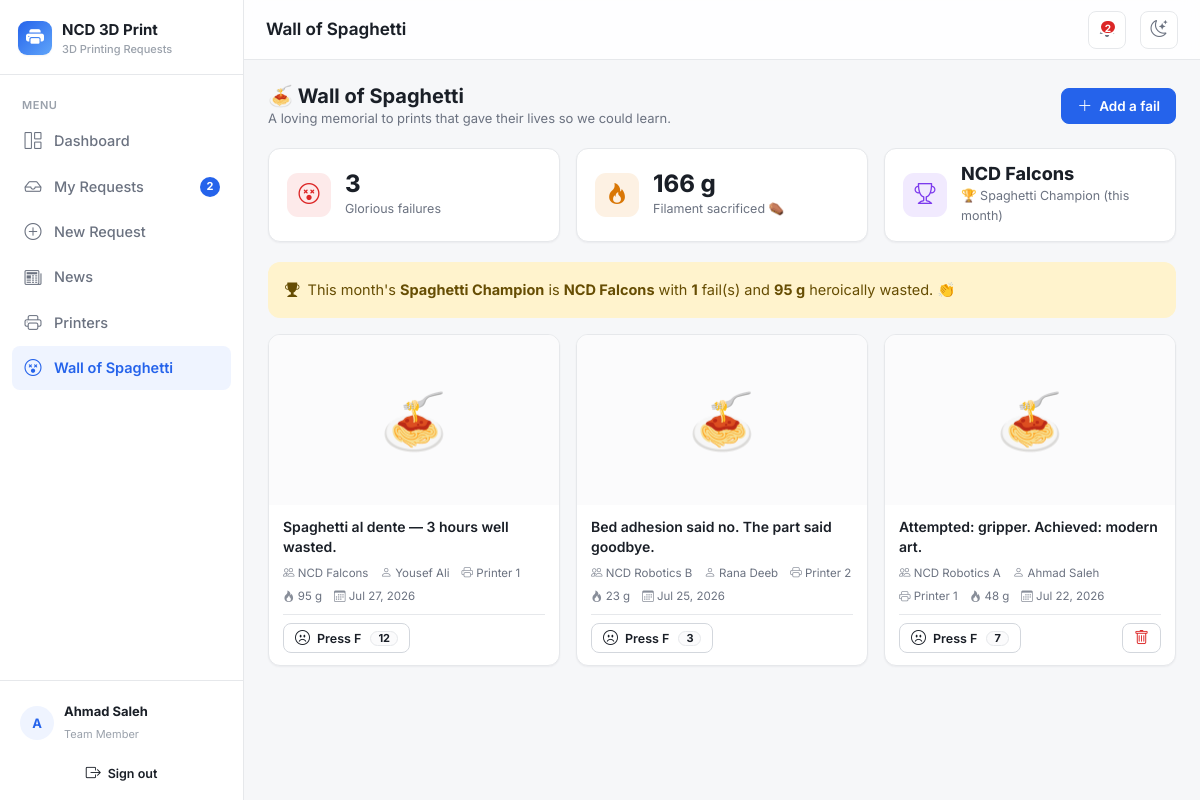
Screenshot of /spaghetti (signed in) with the database file from the repository.
### tables this page shows
CREATE TABLE `print_fails` (
    `id`           INT UNSIGNED NOT NULL AUTO_INCREMENT,
    `user_id`      INT UNSIGNED DEFAULT NULL,
    `team_id`      INT UNSIGNED DEFAULT NULL,
    `caption`      VARCHAR(255) NOT NULL,
    `image_path`   VARCHAR(255) DEFAULT NULL,
    `grams`        DECIMAL(8,1) NOT NULL DEFAULT 0,    
    `printer_name` VARCHAR(80)  DEFAULT NULL,
    `respects`     INT UNSIGNED NOT NULL DEFAULT 0,    
    `created_at`   DATETIME NOT NULL DEFAULT CURRENT_TIMESTAMP,
    PRIMARY KEY (`id`),
    KEY `idx_pf_team` (`team_id`),
    KEY `idx_pf_user` (`user_id`),
    CONSTRAINT `fk_pf_user` FOREIGN KEY (`user_id`) REFERENCES `users`(`id`) ON DELETE SET NULL,
    CONSTRAINT `fk_pf_team` FOREIGN KEY (`team_id`) REFERENCES `teams`(`id`) ON DELETE SET NULL
);

CREATE TABLE `teams` (
    `id`          INT UNSIGNED NOT NULL AUTO_INCREMENT,
    `name`        VARCHAR(120) NOT NULL,
    `competition` VARCHAR(160) DEFAULT NULL,
    `supervisor`  VARCHAR(120) DEFAULT NULL,
    `created_at`  DATETIME NOT NULL DEFAULT CURRENT_TIMESTAMP,
    PRIMARY KEY (`id`)
);

CREATE TABLE `users` (
    `id`         INT UNSIGNED NOT NULL AUTO_INCREMENT,
    `name`       VARCHAR(120) NOT NULL,
    `email`      VARCHAR(160) NOT NULL,
    `phone`      VARCHAR(30)  DEFAULT NULL,    
    `password`   VARCHAR(255) NOT NULL,
    `role`       ENUM('admin','member') NOT NULL DEFAULT 'member',
    `team_id`    INT UNSIGNED DEFAULT NULL,
    `is_active`  TINYINT(1) NOT NULL DEFAULT 1,
    `created_at` DATETIME NOT NULL DEFAULT CURRENT_TIMESTAMP,
    PRIMARY KEY (`id`),
    UNIQUE KEY `uq_users_email` (`email`),
    KEY `idx_users_team` (`team_id`),
    CONSTRAINT `fk_users_team` FOREIGN KEY (`team_id`) REFERENCES `teams`(`id`) ON DELETE SET NULL
);

### core/Controller.php (called while the page is built, shortened)
<?php
abstract class Controller
{
    protected function view(string $view, array $data = [], ?string $layout = 'main'): void
    {
        extract($data, EXTR_SKIP);
        $viewFile = __DIR__ . '/../views/' . $view . '.php';
        require $viewFile;
    }
}

### controllers/SpaghettiController.php (called while the page is built, shortened)
<?php
class SpaghettiController extends Controller
{
    private PrintFail $fails;
    public function __construct()
    {
        $this->fails = new PrintFail();
    }
    public function index(): void
    {
        $this->view('spaghetti/index', [
            'pageTitle'  => 'Wall of Spaghetti',
            'fails'      => $this->fails->wall(),
            'totalGrams' => $this->fails->totalGrams(),
            'champion'   => $this->fails->championThisMonth(),
            'respected'  => $_SESSION['respected'] ?? [],
        ]);
    }
}

### core/Router.php (called while the page is built, shortened)
<?php
class Router
{
    public function dispatch(string $url): void
    {
        $url = trim($url, '/');
        $segments = $url === '' ? [] : explode('/', $url);
        $action         = $segments[1] ?? 'index';
        $params         = array_slice($segments, 2);
        $controller = new $className();
        $action = preg_replace('/[^a-zA-Z0-9_]/', '', $action);
        call_user_func_array([$controller, $action], $params);
    }
}

### index.php (called while the page is built, shortened)
<?php
require __DIR__ . '/config/database.php';
require __DIR__ . '/helpers/functions.php';
$router = new Router();
$router->dispatch($_GET['url'] ?? '');

### core/Model.php (called while the page is built, shortened)
<?php
abstract class Model
{
    protected PDO $db;
    public function __construct()
    {
        $this->db = Database::getConnection();
    }
    protected function run(string $sql, array $params = []): PDOStatement
    {
        $stmt = $this->db->prepare($sql);
        $stmt->execute($params);
        return $stmt;
    }
    protected function fetch(string $sql, array $params = []): ?array
    {
        $row = $this->run($sql, $params)->fetch();
        return $row === false ? null : $row;
    }
    protected function fetchAll(string $sql, array $params = []): array
    {
        return $this->run($sql, $params)->fetchAll();
    }
}

### config/database.php (called while the page is built)
<?php
class Database
{
    private static ?PDO $instance = null;
    public static function getConnection(): PDO
    {
        if (self::$instance === null) {
            $dsn = 'mysql:host=' . DB_HOST . ';dbname=' . DB_NAME . ';charset=' . DB_CHARSET;
            $options = [
                PDO::ATTR_ERRMODE            => PDO::ERRMODE_EXCEPTION,
                PDO::ATTR_DEFAULT_FETCH_MODE => PDO::FETCH_ASSOC,
                PDO::ATTR_EMULATE_PREPARES   => false,
            ];
            try {
                self::$instance = new PDO($dsn, DB_USER, DB_PASS, $options);
            } catch (PDOException $e) {
                if (APP_DEBUG) {
                    die('Database connection failed: ' . $e->getMessage());
                }
                die('Database connection failed. Please check config/config.php.');
            }
        }
        return self::$instance;
    }
}

### models/PrintFail.php (called while the page is built, shortened)
<?php
class PrintFail extends Model
{
    public function wall(): array
    {
        return $this->fetchAll(
            "SELECT f.*, u.name AS author_name, t.name AS team_name
             FROM print_fails f
             LEFT JOIN users u ON u.id = f.user_id
             LEFT JOIN teams t ON t.id = f.team_id
             ORDER BY f.created_at DESC, f.id DESC"
        );
    }
    public function championThisMonth(): ?array
    {
        return $this->fetch(
            "SELECT t.name AS team_name, COUNT(*) AS fails, COALESCE(SUM(f.grams),0) AS grams
             FROM print_fails f
             JOIN teams t ON t.id = f.team_id
             WHERE f.created_at >= DATE_FORMAT(CURDATE(), '%Y-%m-01')
             GROUP BY f.team_id
             ORDER BY fails DESC, grams DESC
             LIMIT 1"
        );
    }
}

### helpers/functions.php (called while the page is built, shortened)
<?php
function base_path(): string
{
    static $base = null;
    if ($base === null) {
        $dir = str_replace('\\', '/', dirname($_SERVER['SCRIPT_NAME'] ?? ''));
        $base = ($dir === '/' || $dir === '.') ? '' : rtrim($dir, '/');
    }
    return $base;
}
function url(string $path = ''): string
{
    return base_path() . '/' . ltrim($path, '/');
}
function e(?string $value): string
{
    return htmlspecialchars($value ?? '', ENT_QUOTES, 'UTF-8');
}
function fmt_date(?string $dt, string $format = 'M j, Y'): string
{
    $ts = strtotime($dt);
    return $ts ? date($format, $ts) : '—';
}

### helpers/Auth.php (called while the page is built, shortened)
<?php
class Auth
{
    public static function id(): ?int
    {
        return $_SESSION['user']['id'] ?? null;
    }
    public static function isAdmin(): bool
    {
        return (($_SESSION['user']['role'] ?? '') === 'admin');
    }
}

### views/spaghetti/index.php (the view, shortened to what this page needs)
<?php
$isAdmin = Auth::isAdmin();
?>
<div class="page-head">
    <div>
        <h2>🍝 Wall of Spaghetti</h2>
        <div class="sub">A loving memorial to prints that gave their lives so we could learn.</div>
    </div>
    <button class="btn2 primary" data-modal="#failModal"><i class="bi bi-plus-lg"></i> Add a fail</button>
</div>
<div class="stat-grid" style="grid-template-columns:repeat(auto-fit,minmax(220px,1fr));">
    <div class="stat">
        <span class="stat-icon i-red"><i class="bi bi-emoji-dizzy"></i></span>
        <div><div class="stat-num"><?= count($fails) ?></div><div class="stat-label">Glorious failures</div></div>
    </div>
    <div class="stat">
        <span class="stat-icon i-amber"><i class="bi bi-fire"></i></span>
        <div>
            <div class="stat-num"><?= number_format($totalGrams) ?> g</div>
            <div class="stat-label">Filament sacrificed ⚰️</div>
        </div>
    </div>
    <div class="stat">
        <span class="stat-icon i-purple"><i class="bi bi-trophy"></i></span>
        <div>
            <div class="stat-num" style="font-size:18px;"><?= $champion ? e($champion['team_name']) : '—' ?></div>
            <div class="stat-label">🏆 Spaghetti Champion (this month)</div>
        </div>
    </div>
</div>
<?php if ($champion): ?>
    <div class="alert alert-warning d-flex align-items-center" style="border-radius:12px;">
        <i class="bi bi-trophy-fill me-2"></i>
        <div>
            This month's <strong>Spaghetti Champion</strong> is <strong><?= e($champion['team_name']) ?></strong>
            with <strong><?= (int) $champion['fails'] ?></strong> fail(s) and
            <strong><?= number_format((float) $champion['grams']) ?> g</strong> heroically wasted. 👏
        </div>
    </div>
<?php endif; ?>
<?php if (!$fails): ?>
    <div class="card2"><div class="card2-body">
        <div class="empty"><i class="bi bi-emoji-smile"></i>
            No failures yet — suspicious. Either you're all geniuses, or someone's hiding the evidence.
        </div>
    </div></div>
<?php else: ?>
    <div class="spaghetti-grid">
        <?php foreach ($fails as $f):
            $canDelete = $isAdmin || (int) ($f['user_id'] ?? 0) === Auth::id();
            $didRespect = !empty($respected[$f['id']]);
        ?>
            <div class="fail-card">
                <?php if (!empty($f['image_path'])): ?>
                    <img class="fail-img" src="<?= url($f['image_path']) ?>" alt="a beautiful disaster">
                <?php else: ?>
                    <div class="fail-img fail-noimg">🍝</div>
                <?php endif; ?>
                <div class="fail-body">
                    <p class="fail-caption" dir="auto"><?= e($f['caption']) ?></p>
                    <div class="fail-meta">
                        <span><i class="bi bi-people"></i> <?= e($f['team_name'] ?? '—') ?></span>
                        <span><i class="bi bi-person"></i> <?= e($f['author_name'] ?? 'Unknown') ?></span>
                        <?php if (!empty($f['printer_name'])): ?><span><i class="bi bi-printer"></i> <?= e($f['printer_name']) ?></span><?php endif; ?>
                        <span><i class="bi bi-fire"></i> <?= number_format((float) $f['grams']) ?> g</span>
                        <span><i class="bi bi-calendar3"></i> <?= fmt_date($f['created_at']) ?></span>
                    </div>
                    <div class="fail-actions">
                        <button class="btn2 sm respect-btn <?= $didRespect ? 'done' : '' ?>"
                                data-respect-url="<?= url('spaghetti/respect/' . $f['id']) ?>" <?= $didRespect ? 'disabled' : '' ?>>
                            <i class="bi bi-emoji-frown"></i> Press F
                            <span class="rcount"><?= (int) $f['respects'] ?></span>
                        </button>
                        <?php if ($canDelete): ?>
                            <form method="post" action="<?= url('spaghetti/delete/' . $f['id']) ?>" style="margin-left:auto;"
                                  data-confirm="Delete this fail from history?">
                                <button class="btn2 sm danger"><i class="bi bi-trash"></i></button>
                            </form>
                        <?php endif; ?>
                    </div>
                </div>
            </div>
        <?php endforeach; ?>
    </div>
<?php endif; ?>

### assets/css/style.css (style rules this page uses)
:root { --accent: #2563eb; --accent-hover: #1d4ed8; --accent-soft: #eff4ff; --accent-ring: rgba(37, 99, 235, .25); --bg: #f6f7f9; --surface: #ffffff; --surface-2: #fbfbfc; --border: #e6e8eb; --border-strong: #d3d7dd; --text: #1a1f27; --text-muted: #6b7280; --text-faint: #9aa1ab; --green: #16a34a; --green-soft: #e7f6ec; --amber: #d97706; --amber-soft: #fdf1e3; --red: #dc2626; --red-soft: #fdeaea; --blue: #2563eb; --blue-soft: #e9f0ff; --purple: #7c3aed; --purple-soft: #f1eafe; --slate: #64748b; --slate-soft: #eef1f5; --shadow-sm: 0 1px 2px rgba(16,24,40,.05); --shadow: 0 1px 3px rgba(16,24,40,.08), 0 1px 2px rgba(16,24,40,.04); --shadow-lg: 0 10px 24px rgba(16,24,40,.10); --radius: 12px; --radius-sm: 8px; --radius-lg: 16px; --sidebar-w: 244px; }
* { box-sizing: border-box; }
html, body { height: 100%; }
body { margin: 0; font-family: 'Inter', -apple-system, BlinkMacSystemFont, 'Segoe UI', Roboto, Helvetica, Arial, sans-serif; background: var(--bg); color: var(--text); font-size: 14.5px; line-height: 1.55; -webkit-font-smoothing: antialiased; }
.stat-grid { display: grid; gap: 16px; grid-template-columns: repeat(auto-fit, minmax(180px, 1fr)); margin-bottom: 20px; }
.stat { background: var(--surface); border: 1px solid var(--border); border-radius: var(--radius); padding: 16px 18px; box-shadow: var(--shadow-sm); display: flex; align-items: center; gap: 14px; }
.stat .stat-icon { width: 44px; height: 44px; border-radius: 11px; display: grid; place-items: center; font-size: 21px; flex-shrink: 0; }
.stat .stat-num { font-size: 24px; font-weight: 750; line-height: 1; }
.stat .stat-label { font-size: 12.5px; color: var(--text-muted); margin-top: 3px; }
.i-amber { background: var(--amber-soft); color: var(--amber); }
.i-purple { background: var(--purple-soft); color: var(--purple); }
.i-red { background: var(--red-soft); color: var(--red); }
.spaghetti-grid { display: grid; gap: 16px; grid-template-columns: repeat(auto-fill, minmax(240px, 1fr)); }
.fail-card { background: var(--surface); border: 1px solid var(--border); border-radius: var(--radius); overflow: hidden; box-shadow: var(--shadow-sm); display: flex; flex-direction: column; transition: transform .12s, box-shadow .12s; }
.fail-img { width: 100%; height: 170px; object-fit: cover; background: var(--surface-2); display: block; }
.fail-noimg { display: grid; place-items: center; font-size: 54px; }
.fail-body { padding: 12px 14px; display: flex; flex-direction: column; gap: 8px; flex: 1; }
.fail-caption { margin: 0; font-weight: 600; font-size: 14px; line-height: 1.4; }
.fail-meta { display: flex; flex-wrap: wrap; gap: 6px 12px; font-size: 11.5px; color: var(--text-muted); margin-top: auto; }
.fail-meta .bi { opacity: .8; }
.fail-actions { display: flex; align-items: center; gap: 8px; padding-top: 8px; border-top: 1px solid var(--border); }
.respect-btn .rcount { background: var(--surface-2); border: 1px solid var(--border); border-radius: 999px; padding: 0 7px; font-size: 11px; font-weight: 700; margin-left: 2px; }
.btn2 { display: inline-flex; align-items: center; justify-content: center; gap: 7px; padding: 8px 15px; border-radius: var(--radius-sm); font-size: 13.5px; font-weight: 600; cursor: pointer; border: 1px solid var(--border-strong); background: var(--surface); color: var(--text); transition: all .12s; text-decoration: none; line-height: 1.2; }
.btn2 .bi { font-size: 15px; }
.btn2.primary { background: var(--accent); border-color: var(--accent); color: #fff; }
.btn2.danger { background: var(--surface); border-color: var(--border-strong); color: var(--red); }
.btn2.sm { padding: 5px 11px; font-size: 12.5px; }
.page-head { display: flex; align-items: center; flex-wrap: wrap; gap: 12px; margin-bottom: 20px; }
.page-head h2 { margin: 0; font-size: 20px; font-weight: 700; }
.page-head .sub { color: var(--text-muted); font-size: 13px; }
.alert { border-radius: var(--radius-sm); border: 1px solid transparent; }

### rows the page displays
print_fails: caption "Spaghetti al dente — 3 hours well wasted.", team.name "NCD Falcons", user.name "Yousef Ali", printer_name "Printer 1", grams "95", created_at "Jul 27, 2026", respects "12"
print_fails: caption "Bed adhesion said no. The part said goodbye.", team.name "NCD Robotics B", user.name "Rana Deeb", printer_name "Printer 2", grams "23", created_at "Jul 25, 2026", respects "3"
print_fails: caption "Attempted: gripper. Achieved: modern art.", team.name "NCD Robotics A", user.name "Ahmad Saleh", printer_name "Printer 1", grams "48", created_at "Jul 22, 2026", respects "7"

### other values shown
APP_NAME "NCD 3D Print"
APP_TAGLINE "3D Printing Requests"
$label "Dashboard My Requests New Request News Printers Wall of Spaghetti"
$badge "2"
$initials "A"
$user['name'] "Ahmad Saleh"
$pageTitle "Wall of Spaghetti"
$badgeMine "2"
count($fails) "3"
$totalGrams "166"
$champion['team_name'] "NCD Falcons"
$champion['fails'] "1"
$champion['grams'] "95"
